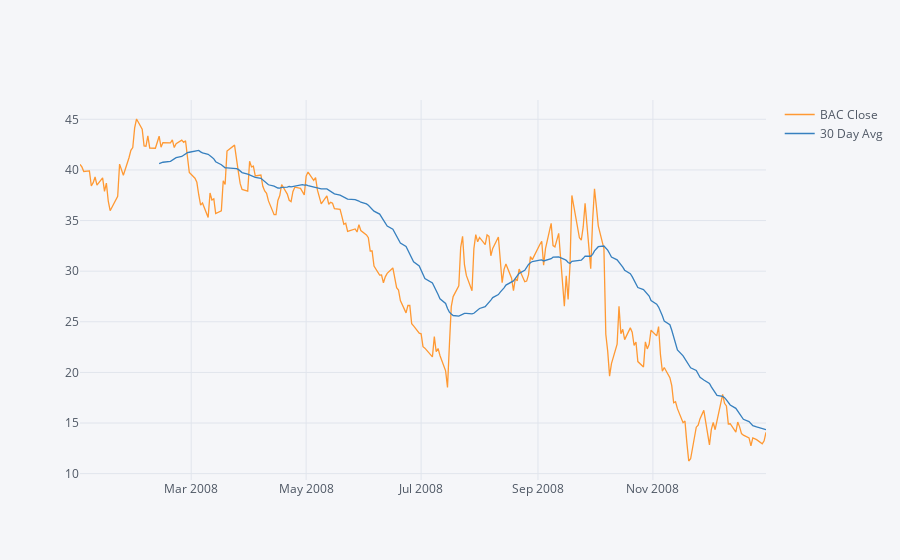

The notebook cell saved with this chart:
### Code cell
df4.iplot()

### Figure 1 — Plotly figure (JSON) as saved in the notebook; plotly's stock layout.template omitted (floating-point values rounded to 4 significant figures; data arrays with more than 128 entries replaced by an {"elided": "..."} marker saying what was removed)
{"data": [{"line": {"color": "rgba(255, 153, 51, 1.0)", "dash": "solid", "shape": "linear", "width": 1.3}, "mode": "lines", "name": "BAC Close", "text": "", "type": "scatter", "x": {"elided": "253 str values"}, "y": {"elided": "253 float values"}}, {"line": {"color": "rgba(55, 128, 191, 1.0)", "dash": "solid", "shape": "linear", "width": 1.3}, "mode": "lines", "name": "30 Day Avg", "text": "", "type": "scatter", "x": {"elided": "253 str values"}, "y": {"elided": "253 mixed values"}}], "layout": {"legend": {"bgcolor": "#F5F6F9", "font": {"color": "#4D5663"}}, "paper_bgcolor": "#F5F6F9", "plot_bgcolor": "#F5F6F9", "title": {"font": {"color": "#4D5663"}}, "xaxis": {"gridcolor": "#E1E5ED", "showgrid": true, "tickfont": {"color": "#4D5663"}, "title": {"font": {"color": "#4D5663"}, "text": ""}, "zerolinecolor": "#E1E5ED"}, "yaxis": {"gridcolor": "#E1E5ED", "showgrid": true, "tickfont": {"color": "#4D5663"}, "title": {"font": {"color": "#4D5663"}, "text": ""}, "zerolinecolor": "#E1E5ED"}}}
